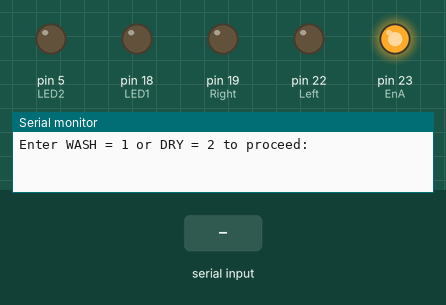
Simulated run of this sketch. Board: Arduino Mega 2560, built with avr-gcc and run on an emulated ATmega2560. Parts: output pins drawn as LEDs (lit = HIGH), the last lines printed to the serial monitor. Inputs (shaded band) come from the test bench.

Above: at 1.2 s.
1.3 s: "1\n" received over Serial
At 1.6 s:
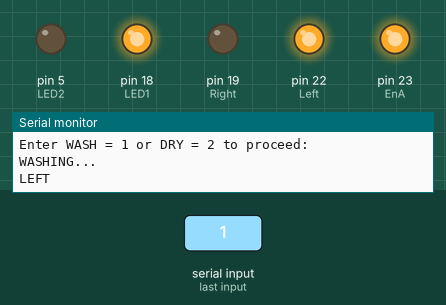
At 8.2 s:
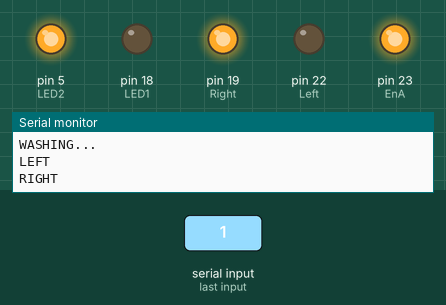
Timing chart, 0 to 8.8 s (numbered marks = the images above; inputs shaded):
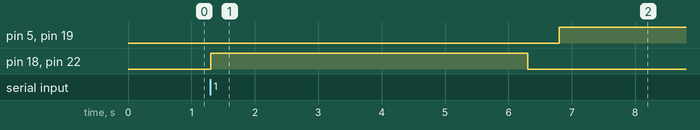

Measured:
- after the input at 1.3 s, pin 5 (LED2), pin 19 (Right): LOW → HIGH after 5.5 s; pin 18 (LED1), pin 22 (Left): LOW → HIGH at once, → LOW 5.0 s later

The sketch:

LAP2H.ino
```cpp
// use 23 22 19 18 05
#define EnA 23
#define Left 22
#define Right 19
#define LED1 18
#define LED2 5
int Rota = 0 ;
void setup() {
  pinMode(EnA, OUTPUT);
  pinMode(Left, OUTPUT);
  pinMode(Right, OUTPUT);
  pinMode(LED1, OUTPUT);
  pinMode(LED2, OUTPUT);
  Serial.begin(9600);
  digitalWrite(EnA, HIGH);

}

void loop() {
  do {
    Serial.println("Enter WASH = 1 or DRY = 2 to proceed:");
    while (Serial.available() == 0) {
    }
    Rota = Serial.parseInt();
  } while (Rota != 1 && Rota != 2);
  if(Rota == 1){
    Serial.println("WASHING...");
    for(int i = 0 ; i <= 3 ; i++){
      Serial.println("LEFT");
      digitalWrite(LED1, HIGH);
      digitalWrite(Left, HIGH);
      digitalWrite(Right, LOW);
      delay(5000);
      digitalWrite(Left, LOW);
      digitalWrite(Right, LOW);
      digitalWrite(LED1, LOW);
      delay(500);
      Serial.println("RIGHT");
      digitalWrite(LED2, HIGH);
      digitalWrite(Left, LOW);
      digitalWrite(Right, HIGH);
      delay(5000);
      digitalWrite(Left, LOW);
      digitalWrite(Right, LOW);
      digitalWrite(LED2, LOW);
      delay(500);
    }
    Serial.println("Washing completed!!!");
    delay(1000);
  }
  else if(Rota == 2){
    Serial.println("DRYING...");
    digitalWrite(LED1, HIGH);
    digitalWrite(LED2, HIGH);
    digitalWrite(Left, LOW);
    digitalWrite(Right, HIGH);
    delay(10000);
    digitalWrite(Left, LOW);
    digitalWrite(Right, LOW);
    digitalWrite(LED1, LOW);
    digitalWrite(LED2, LOW);
    Serial.println("Drying completed!!!");
    delay(1000);
  }
  Rota = 0 ;

}
```
